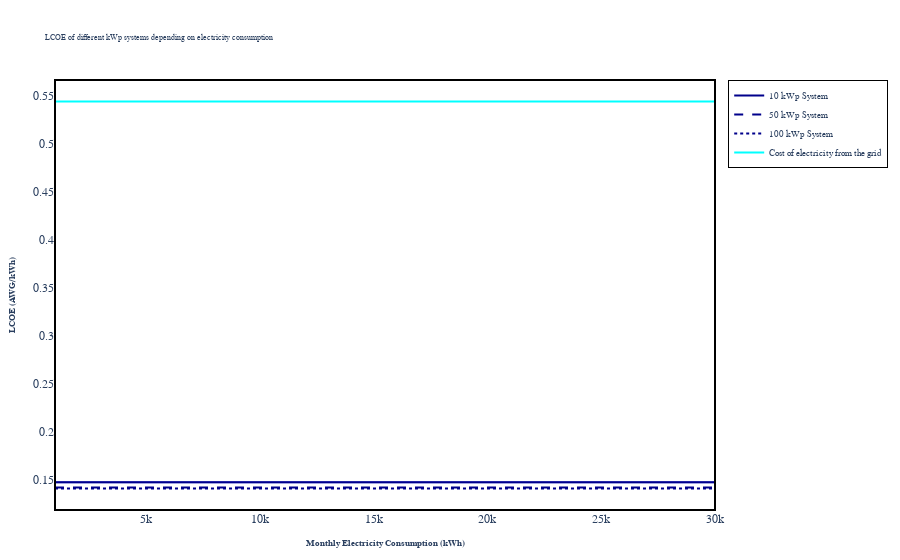

The code cell stored with this chart in its notebook:
### Code cell
LCOE_graph(x_range=np.linspace(1000, 30000, 1000))

### Figure 1 — Plotly figure (JSON) as saved in the notebook; plotly's stock layout.template omitted (floating-point values rounded to 4 significant figures; data arrays with more than 128 entries replaced by an {"elided": "..."} marker saying what was removed)
{"data": [{"hovertemplate": "Monthly Electricity Consumption (kWh)=%{x}<br>LCOE (kWh/AWG)=%{y}<extra></extra>", "legendgroup": "", "line": {"color": "#636efa", "dash": "solid"}, "marker": {"symbol": "circle"}, "mode": "lines", "name": "", "orientation": "v", "showlegend": false, "type": "scatter", "x": {"elided": "1000 float values"}, "xaxis": "x", "y": {"elided": "1000 float values"}, "yaxis": "y"}, {"line": {"color": "darkblue", "dash": "solid"}, "mode": "lines", "name": "10 kWp System", "type": "scatter", "x": {"elided": "1000 float values"}, "y": {"elided": "1000 float values"}}, {"line": {"color": "darkblue", "dash": "dash"}, "mode": "lines", "name": "50 kWp System", "type": "scatter", "x": {"elided": "1000 float values"}, "y": {"elided": "1000 float values"}}, {"line": {"color": "darkblue", "dash": "dot"}, "mode": "lines", "name": "100 kWp System", "type": "scatter", "x": {"elided": "1000 float values"}, "y": {"elided": "1000 float values"}}, {"line": {"color": "cyan", "width": 2}, "mode": "lines", "name": "Cost of electricity from the grid", "type": "scatter", "x": [1000, 30000], "y": [0.5444, 0.5444]}], "layout": {"font": {"family": "Arial", "size": 6}, "legend": {"bgcolor": "rgba(255, 255, 255, 0.8)", "bordercolor": "black", "borderwidth": 1, "font": {"size": 9}, "title": {"text": ""}, "tracegroupgap": 0}, "margin": {"b": 50, "l": 50, "r": 50, "t": 80}, "paper_bgcolor": "white", "plot_bgcolor": "white", "shapes": [{"line": {"color": "black", "width": 2}, "type": "rect", "x0": 0, "x1": 1, "xref": "paper", "y0": 0, "y1": 1, "yref": "paper"}], "title": {"text": "LCOE of different kWp systems depending on electricity consumption"}, "xaxis": {"anchor": "y", "domain": [0, 1], "tickfont": {"family": "Arial", "size": 12}, "title": {"font": {"family": "Arial", "size": 9}, "text": "<b>Monthly Electricity Consumption (kWh)</b>"}}, "yaxis": {"anchor": "x", "domain": [0, 1], "tickfont": {"family": "Arial", "size": 12}, "title": {"font": {"family": "Arial", "size": 9}, "text": "<b>LCOE (AWG/kWh)</b>"}}}}
